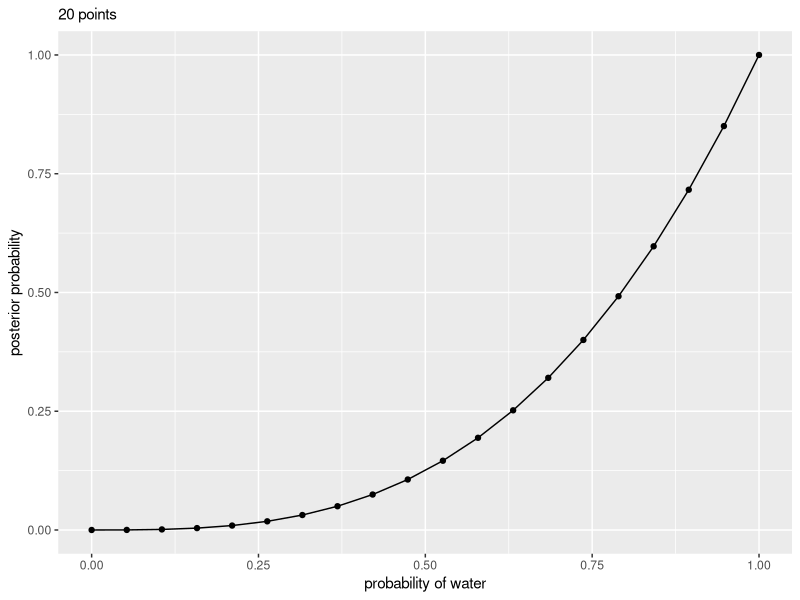
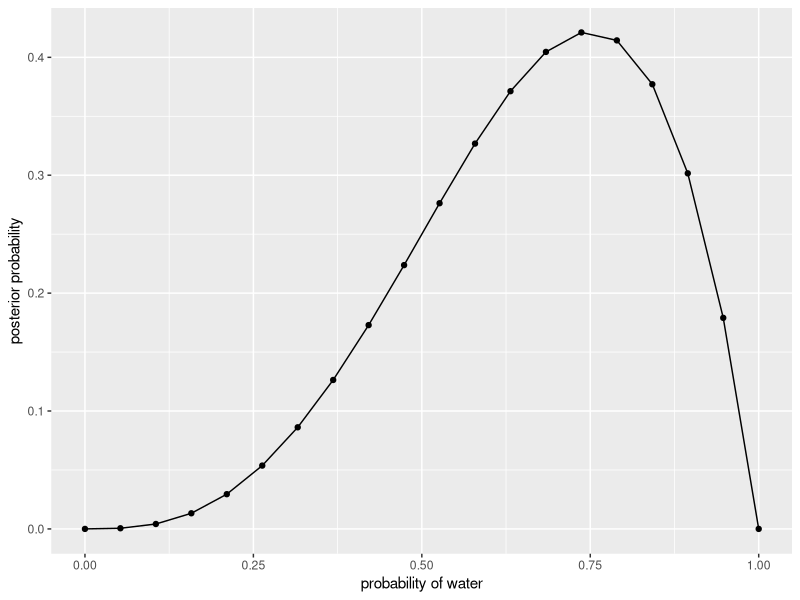
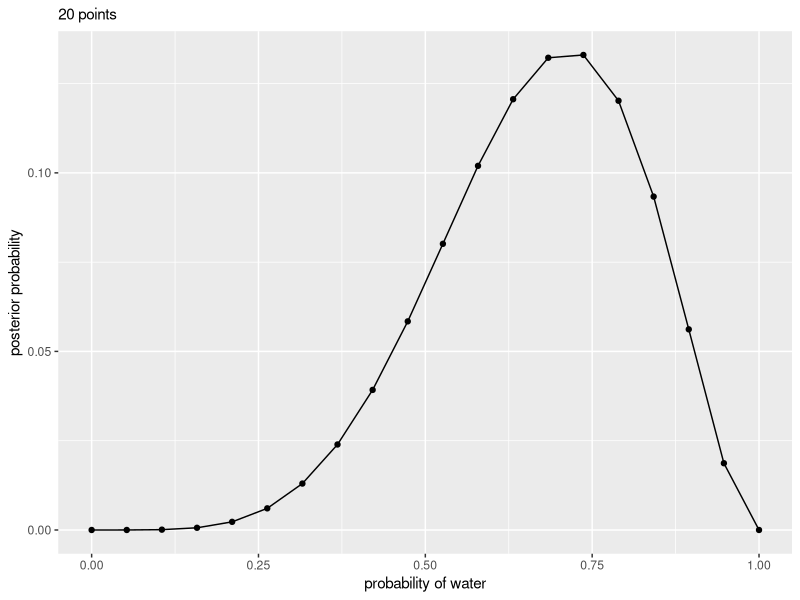
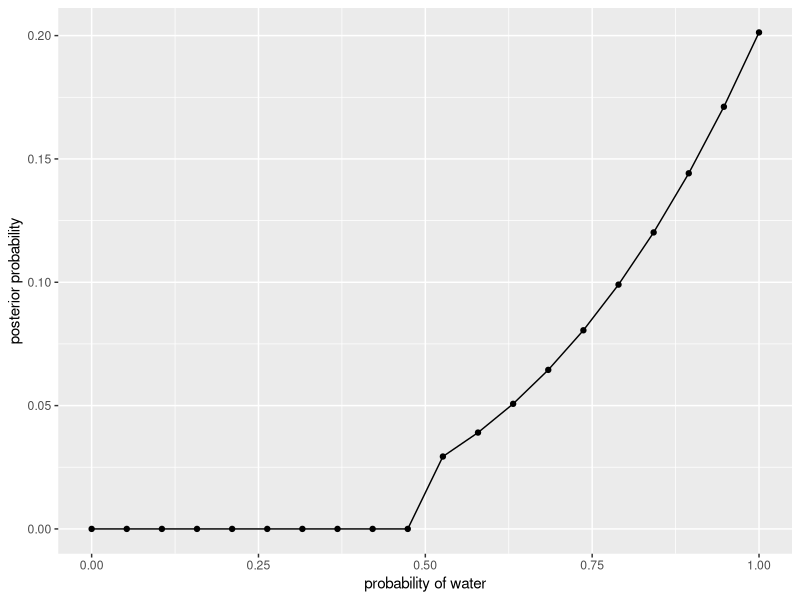
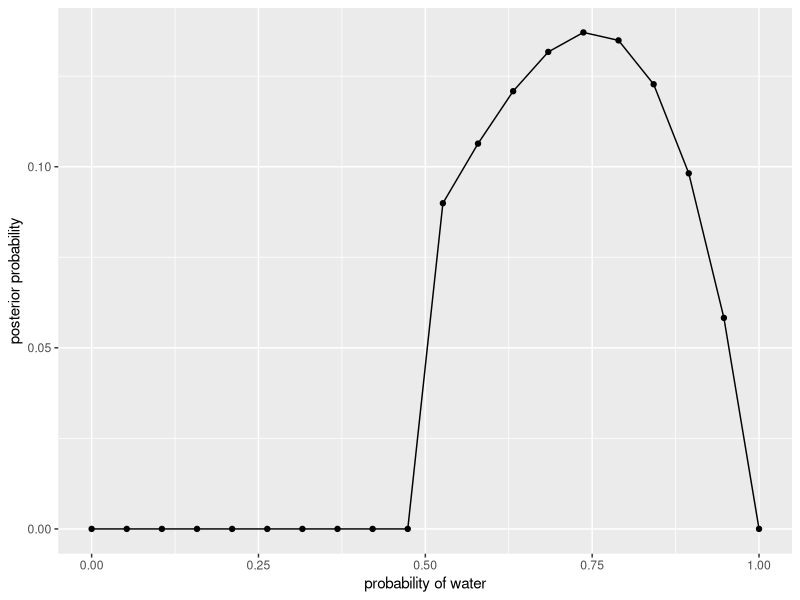
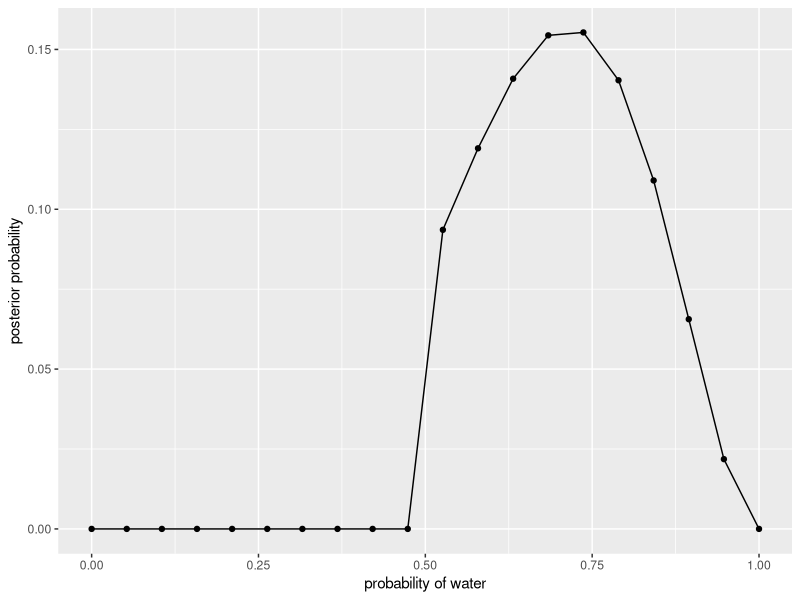

Generate these figures, in order, with R:
## ---- chunk 1
knitr::opts_chunk$set(echo = TRUE)

## ---- chunk 2
library(tidyverse)
## ---- chunk 3

(
  d1 <-
    tibble(probability = seq(from = 0, to = 1, length.out = 20), 
           prior = 1) %>%
    mutate(likelihood = dbinom(3, size = 3, prob = probability)) %>%
    mutate(posterior = likelihood * prior) %>%
    mutate(posteriorstd = posterior / sum(posterior))
)

  d1 %>% 
  ggplot(aes(x = probability, y = posterior)) +
  geom_point() +
  geom_line() +
  labs(subtitle = "20 points",
       x = "probability of water",
       y = "posterior probability") +
  theme()



## ---- chunk 4

(
  d2 <-
    tibble(probability = seq(from = 0, to = 1, length.out = 20), 
           prior = 1) %>%
    mutate(likelihood = dbinom(3, size = 4, prob = probability)) %>%
    mutate(posterior = likelihood * prior) %>%
    mutate(posteriorstd = posterior / sum(posterior))
)

  d2 %>% 
  ggplot(aes(x = probability, y = posterior)) +
  geom_point() +
  geom_line() +
  labs(x = "probability of water",
       y = "posterior probability") +
  theme()
## ---- chunk 5
(
  d3 <-
    tibble(probability = seq(from = 0, to = 1, length.out = 20), 
           prior = 1) %>%
    mutate(likelihood = dbinom(5, size = 7, prob = probability)) %>%
    mutate(posterior = likelihood * prior) %>%
    mutate(posteriorstd = posterior / sum(posterior))
)

  d3 %>% 
  ggplot(aes(x = probability, y = posteriorstd)) +
  geom_point() +
  geom_line() +
  labs(subtitle = "20 points",
       x = "probability of water",
       y = "posterior probability") +
  theme()
## ---- chunk 6
(
  d4 <-
    tibble(probability = seq(from = 0, to = 1, length.out = 20), 
           prior = ifelse(probability <.5,0,1)) %>%
    mutate(likelihood = dbinom(3, size = 3, prob = probability)) %>%
    mutate(posterior = likelihood * prior) %>%
    mutate(posteriorstd = posterior / sum(posterior))
)

  d4 %>% 
  ggplot(aes(x = probability, y = posteriorstd)) +
  geom_point() +
  geom_line() +
  labs(x = "probability of water",
       y = "posterior probability") +
  theme()

## ---- chunk 7
(
  d5 <-
    tibble(probability = seq(from = 0, to = 1, length.out = 20), 
           prior = ifelse(probability <.5,0,1)) %>%
    mutate(likelihood = dbinom(3, size = 4, prob = probability)) %>%
    mutate(posterior = likelihood * prior) %>%
    mutate(posteriorstd = posterior / sum(posterior))
)

  d5 %>% 
  ggplot(aes(x = probability, y = posteriorstd)) +
  geom_point() +
  geom_line() +
  labs(x = "probability of water",
       y = "posterior probability") +
  theme()
## ---- chunk 8
(
  d6 <-
    tibble(probability = seq(from = 0, to = 1, length.out = 20), 
           prior = ifelse(probability <.5,0,1)) %>%
    mutate(likelihood = dbinom(5, size = 7, prob = probability)) %>%
    mutate(posterior = likelihood * prior) %>%
    mutate(posteriorstd = posterior / sum(posterior))
)

  d6 %>% 
  ggplot(aes(x = probability, y = posteriorstd)) +
  geom_point() +
  geom_line() +
  labs(x = "probability of water",
       y = "posterior probability") +
  theme()
